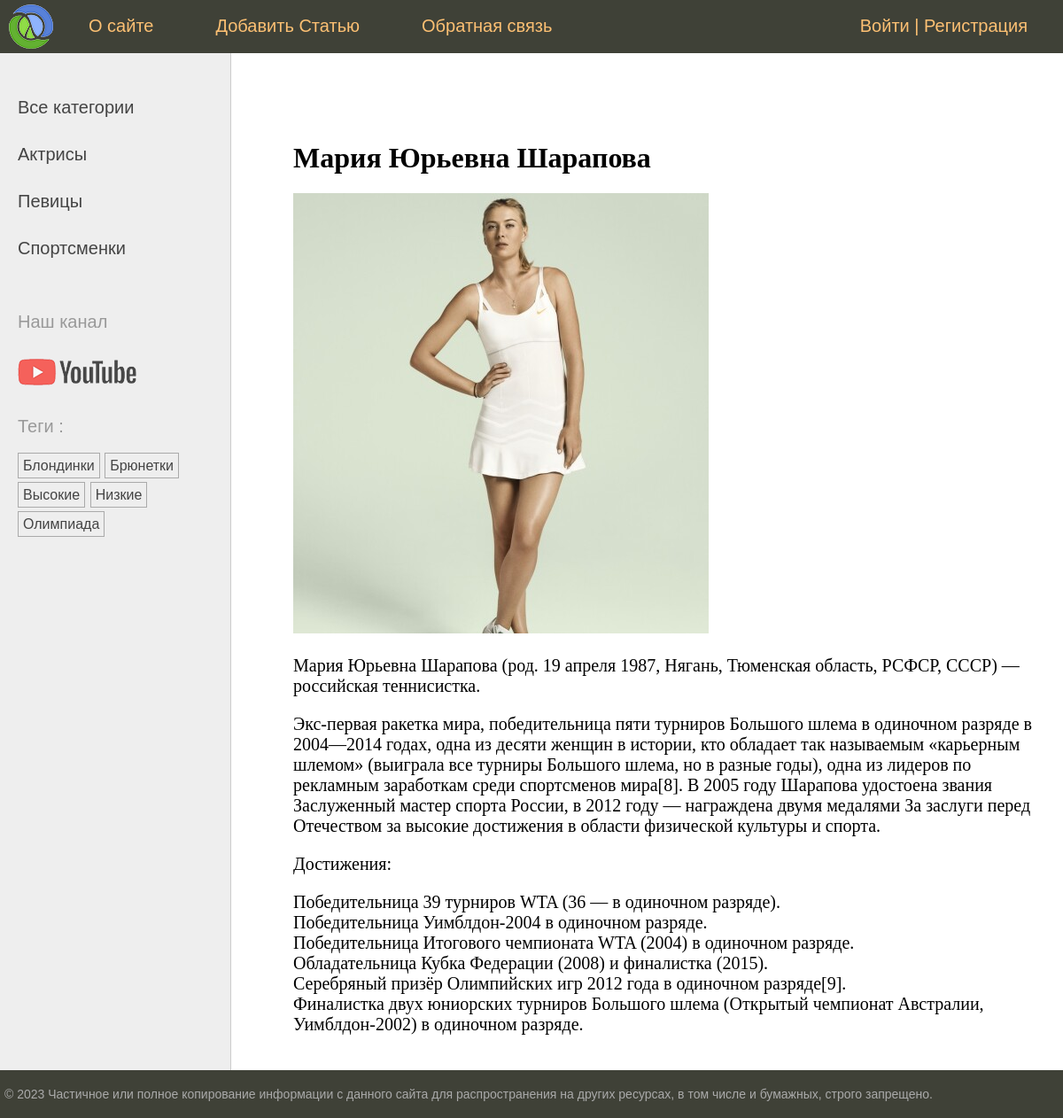
Screenshot of /women/post/mariya-sharapova/ with the database file from the repository.
### women/models.py (models this page shows, shortened)
class Category(models.Model):
    name = models.CharField(max_length=100, db_index=True, verbose_name="Имя")
    slug = models.SlugField(max_length=255, unique=False, db_index=True)
    class Meta:
        verbose_name = "Категория"
        verbose_name_plural = "Категории"
    def get_absolute_url(self):
        return reverse("category", kwargs={"cat_slug": self.slug})

class TagPost(models.Model):
    tag = models.CharField(max_length=100, db_index=True)
    slug = models.SlugField(max_length=255, unique=True, db_index=True)
    def get_absolute_url(self):
        return reverse("tag", kwargs={"tag_slug": self.slug})

class Women(models.Model):
    class Status(models.IntegerChoices):
        DRAFT = 0, "Черновик"
        PUBLISHED = 1, "Опубликовано"
    title = models.CharField(max_length=255, verbose_name="Заголовок")
    slug = models.SlugField(
        max_length=255,
        unique=True,
        db_index=True,
        verbose_name="Slug",
        validators=[
            MinLengthValidator(5, message="Минимум 5 символов"),
            MaxLengthValidator(100, message="Максимум 100 символов"),
        ],
    )
    content = models.TextField(blank=True, verbose_name="Текс Статьи")
    time_create = models.DateTimeField(auto_now_add=True, verbose_name="Время Создания")
    time_update = models.DateTimeField(auto_now=True, verbose_name="Время Изменения")
    photo = models.ImageField(
        upload_to="photos/%Y/%m/%d/",
        default=None,
        blank=True,
        null=True,
        verbose_name="Фото",
    )
    is_published = models.BooleanField(
        choices=tuple(map(lambda x: (bool(x[0]), x[1]), Status.choices)),
        default=Status.DRAFT,
        verbose_name="Возможность Публикации",
    )
    objects = models.Manager()
    published = PublishedManager()
    cat = models.ForeignKey(
        "Category",
        on_delete=models.PROTECT,
        related_name="posts",
        verbose_name="Категории",
    )
    tags = models.ManyToManyField(
        "TagPost", blank=True, related_name="tags", verbose_name="Теги"
    )
    husband = models.OneToOneField(
        "Husband",
        on_delete=models.SET_NULL,
        null=True,
        blank=True,
        related_name="wuman",
        verbose_name="Муж",
    )
    author = models.ForeignKey(get_user_model(), on_delete=models.SET_NULL , related_name="posts" , null=True , default=None)
    class Meta:
        verbose_name = "Известные Женщины"
        verbose_name_plural = "Известные Женщины"
        ordering = ["-time_create"]
        indexes = [
            models.Index(fields=["-time_create"]),
        ]

### women/views.py (the view)
# urls.py: path("post/<slug:post_slug>/", views.ShowPost.as_view(), name="post"),
class ShowPost(DataMixin, DetailView):
    template_name = "women/post.html"
    slug_url_kwarg = "post_slug"
    context_object_name = "post"
    def get_context_data(self, **kwargs):
        context = super().get_context_data(**kwargs)
        return self.get_mixin_context(context, title=context["post"].title)
    def get_object(self, queryset=None):
        return get_object_or_404(Women.published, slug=self.kwargs[self.slug_url_kwarg])

### users/context_processors.py (called while the page is built)
def get_women_context(request):
    return {"mainmenu": menu}

### women/models.py (called while the page is built)
    def get_queryset(self):
        return super().get_queryset().filter(is_published=Women.Status.PUBLISHED)

### women/templatetags/women_tags.py (called while the page is built)
@register.inclusion_tag("women/list_categories.html")
def show_categories(cat_selected=0):
    cats = Category.objects.annotate(total=Count("posts")).filter(total__gt=0)
    return {"cats": cats, "cat_selected": cat_selected}

@register.inclusion_tag("women/list_tags.html")
def show_all_tags():
    return {"tags": TagPost.objects.annotate(total=Count("tags")).filter(total__gt=0)}

### women/utils.py (called while the page is built)
    def get_mixin_context(self, context, **kwargs):
        context["menu"] = menu
        context["cat_selected"] = None
        context.update(kwargs)
        return context

### women/templates/women/post.html (shortened to what this page needs)
{% extends "base.html" %}
{% block content %}
<h1>{{post.title}}</h1>
{% if post.photo %}
<p><img class="img_article_left" src="{{post.photo.url}}"></p>
{% endif %}
{{post.content|linebreaks}}
{%endblock%}

### women/templates/women/list_categories.html
{% for cat in cats%}
{% if cat.id == cat_selected%}
<li class="selected">{{cat.name}}</li>
{%else%}
<li><a href="{{ cat.get_absolute_url}}">{{cat.name}}</a></li>
{%endif%}
{% endfor %}

### women/templates/women/list_tags.html
{% if tags %}
<p> Теги :</p>
<ul class="tags-list">
    {% for t in tags%}
    <li><a href="{{t.get_absolute_url}}">{{t.tag}}</a></li>
    {% endfor %}
</ul>
{% endif%}

### women/static/women/css/styles.css (style rules this page uses)
html, body { font-family: 'Arial'; margin: 0; padding: 0; height: 100%; width: 100%; color: #444; }
a { color: #0059b2; text-decoration: none; }
img { max-width: 600px; height: auto; }
.left-chapters ul { width: 230px; margin: 0; padding: 20px 10px 10px 20px; list-style: none; font-size: 20px; }
.left-chapters ul li { margin: 30px 0 0 0; color: #999; }
.left-chapters ul li a { color: #444; text-decoration: none; }
ul.tags-list { width: 100%; margin: 0; padding: 0; list-style: none; }
ul.tags-list li { margin: 0; padding: 0 0 10px; display: inline-block; }
ul.tags-list li a { padding: 5px; font-size: 16px; border: 1px solid #aaa; }
.content-text h1 { font-size: 32px; }

### rows the page displays
Category: name "Актрисы"
Category: name "Певицы"
Category: name "Спортсменки"
TagPost: tag "Блондинки"
TagPost: tag "Брюнетки"
TagPost: tag "Высокие"
TagPost: tag "Низкие"
TagPost: tag "Олимпиада"
Women: title "Мария Юрьевна Шарапова", photo (picture), content "Мария Юрьевна Шарапова (род. 19 апреля 1987, Нягань, Тюменская область, РСФСР, СССР) — российская теннисистка. Экс-первая ракетка мира, победительница пяти турниров Большого шлема в одиночном разряде в 2004—2014 годах, одна из десяти женщин в истории, кто обладает так называемым «карьерным шлемом» (выиграла все турниры Большого шлема, но в разные годы), одна из лидеров по рекламным заработкам среди спортсменов мира[8]. В 2005 году Шарапова удостоена звания Заслуженный мастер спорта России, в 2012 году — награждена двумя медалями За заслуги перед Отечеством за высокие достижения в области физической культуры и спорта. Достижения: Победительница 39 турниров WTA (36 — в одиночном разряде).…"

### other values shown
{{ m.title }} "О сайте" "Добавить Статью" "Обратная связь"
